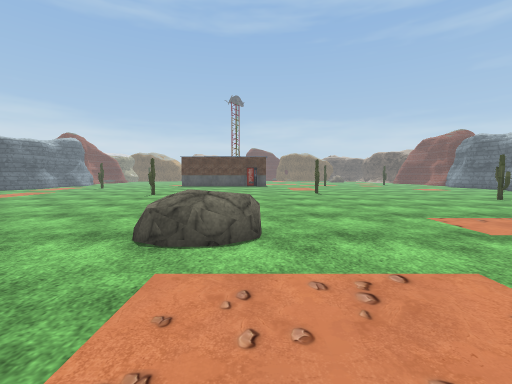
view 1 (above)

24 first-person views from a walk through a 3-D level made in the Unity game engine. The camera is 1.2 m above the floor, tilts 4° down and sees 90° across. The floor is counted in squares, 1 m on a side. Each view is taken from the middle of a square. On the plan, view 1 faces up. The plan holds only what a view shows up to about 12 squares ahead; the rest is blank. The place goes on beyond the plan. The player is left out. Some animated figures are not drawn. Door leaves are left out, so doorways stand open. Some surface patterns are stand-ins.

view 2
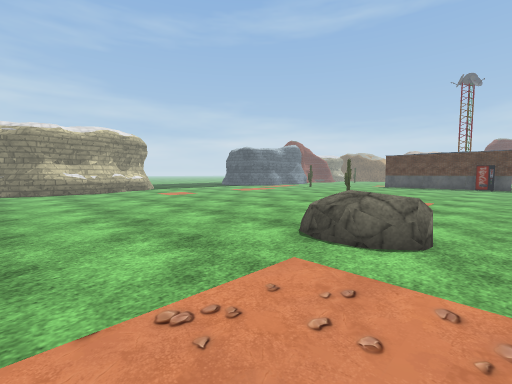

view 3
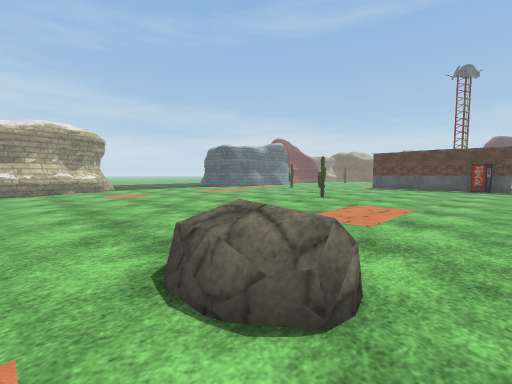

view 4
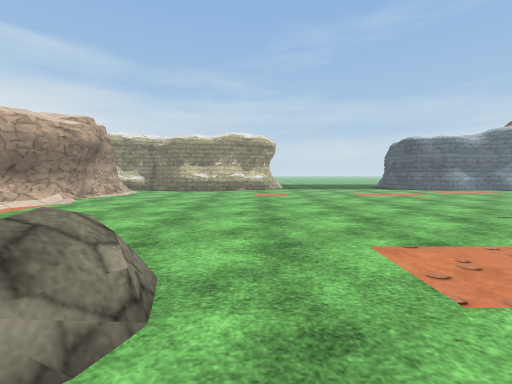

view 5
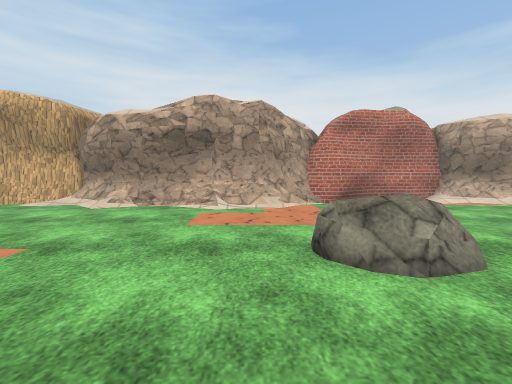

view 6
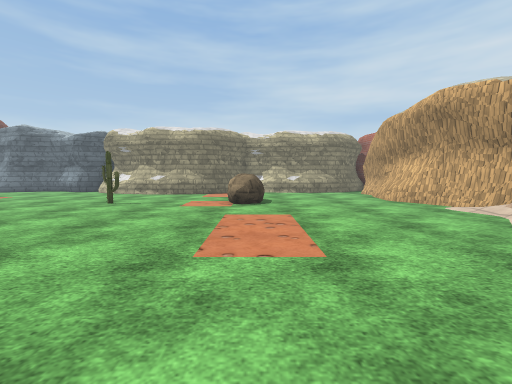

view 7
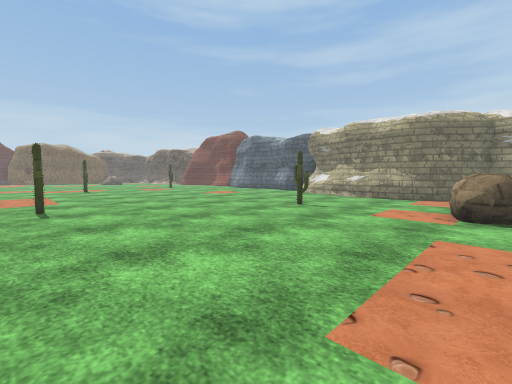

view 8
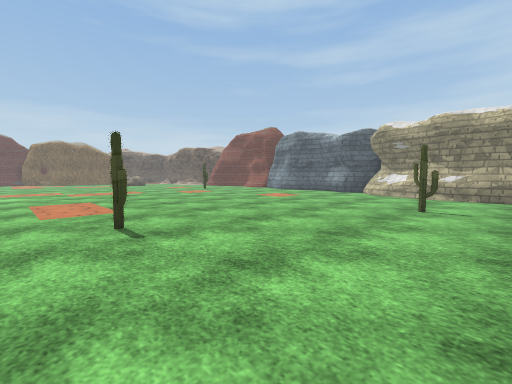

view 9
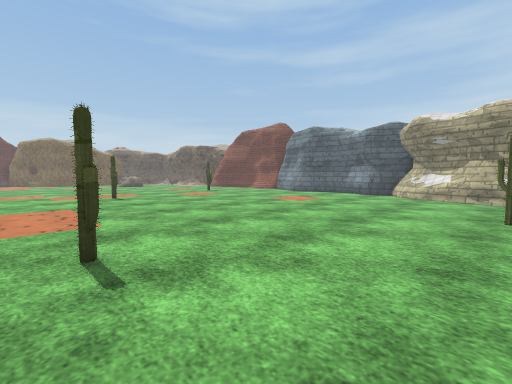

view 10
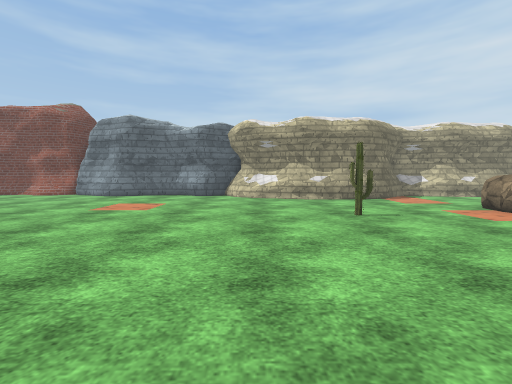

view 11
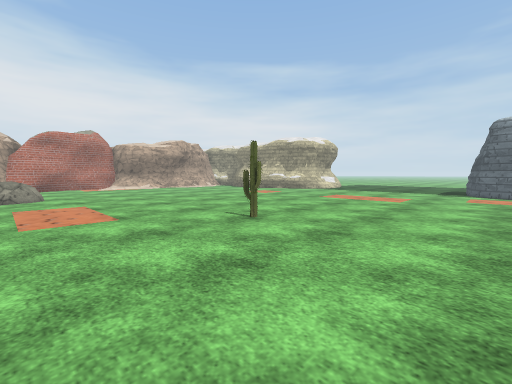

view 12
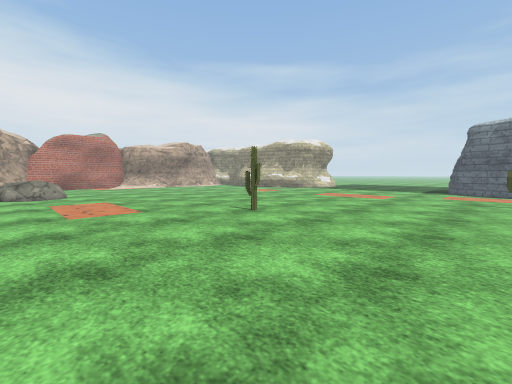

view 13
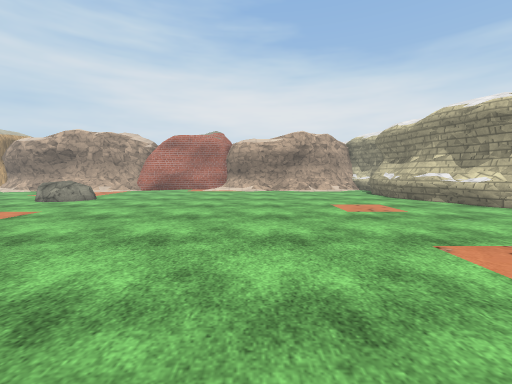

view 14
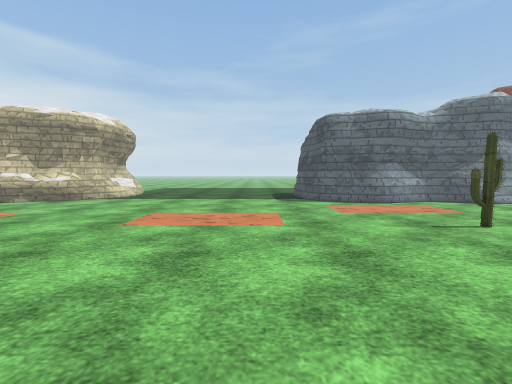

view 15
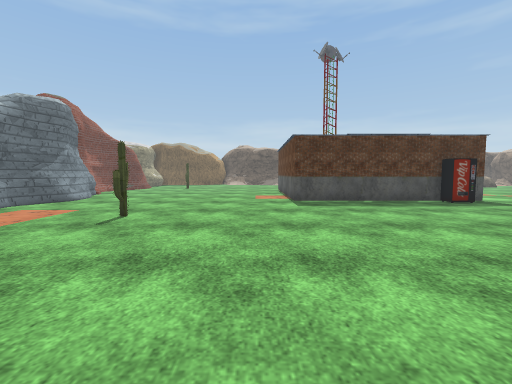

view 16
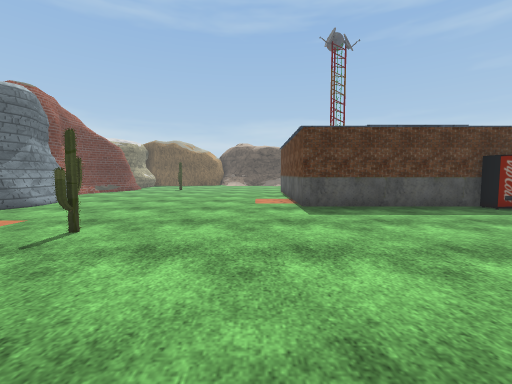

view 17
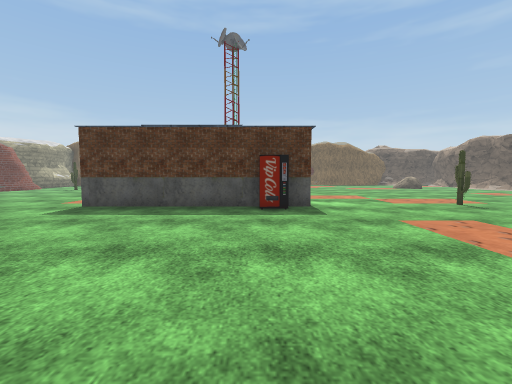

view 18
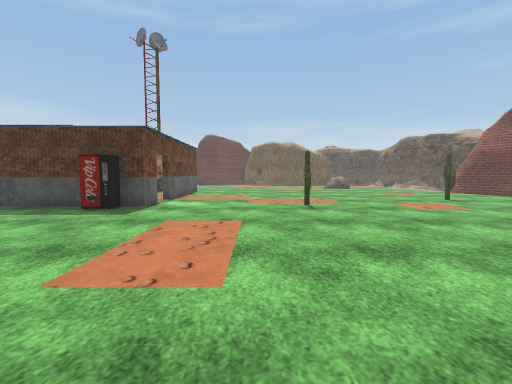

view 19
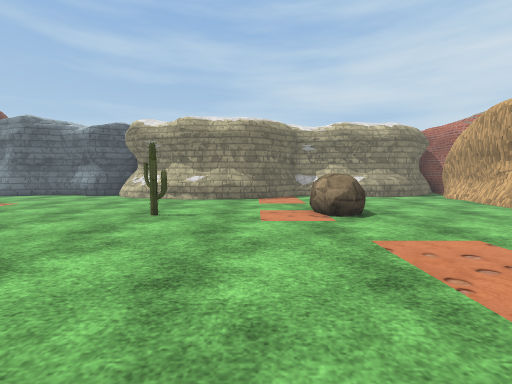

view 20
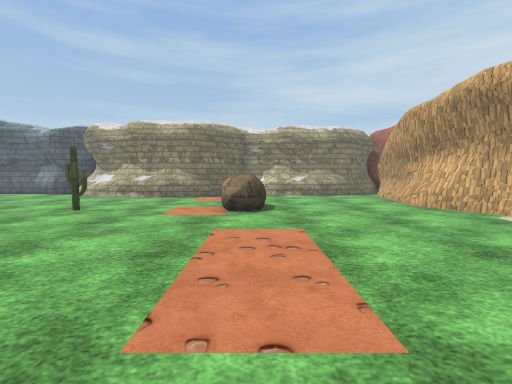

view 21
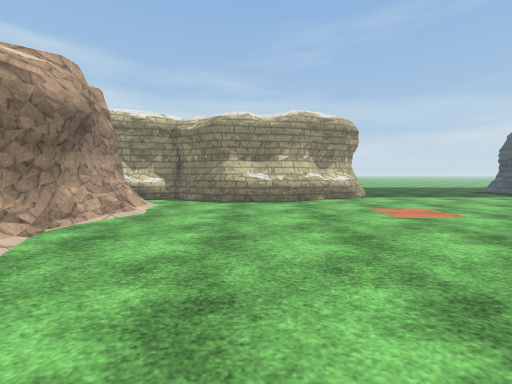

view 22
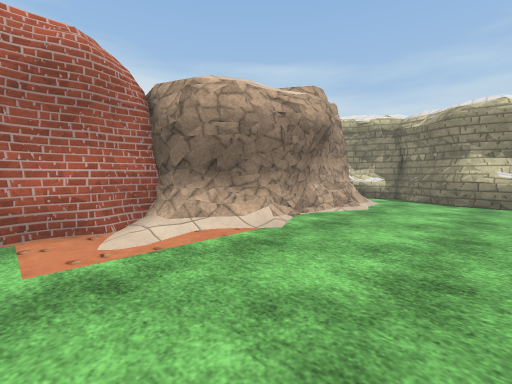

view 23
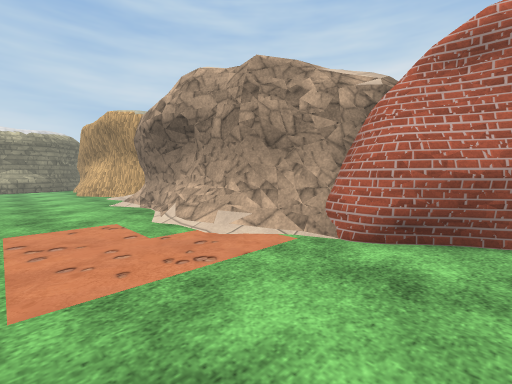

view 24
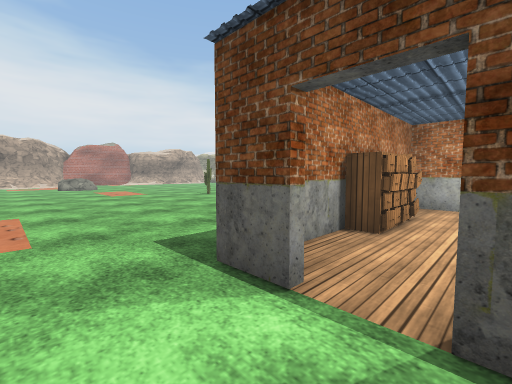

### Floor plan
Key: @ floor where view 1 was taken; # wall or solid block; . floor; / step, stairs or slope; D open door; = window, fence, low wall or low ledge; C cactus; R rock; A cabinet; O other object.
Columns run from 19 left of view 1 to 16 right of it. Each row starts with its distance up from view 1.
 28  # .........      ..#............C..
 27  # .........#.......D...............
 26  #=.........#..AAA..#.....C.........
 25  #..........#######O#...............
 24 ##..................................
 23 ##..................................
 22  #..................................
 21  #....C.............................
 20  #..................................
 19 ##..................................
 18 ....................................
 17 ....................................
 16 .......................C............
 15 .............C......................
 14 ....................................
 13 ...................................=
 12 ..............................CC...=
 11 ...................................#
 10 ...................................#
  9 ....................................
  8 #...................................
  7 #=............................RRR...
  6 ##...............RR...........RR ...
  5  ##..............RRR................
  4  ##................................
  3  ##.................................
  2  ##.................................
  1  ##.................................
  0 ##.................@///.........==..
 -1  #.////............########//.######
 -2  #=#########/...####      #####
 -3  #        #########

Positions as (right, up) in squares from view 1, and headings:
1: (0, 0), facing up
2: (1, 0), facing up-left
3: (1, 3), facing up-left
4: (1, 7), facing left
5: (1, 9), facing down
6: (1, 6), facing right
7: (3, 6), facing up-right
8: (2, 10), facing up-right
9: (3, 12), facing up-right
10: (4, 15), facing right
11: (-1, 20), facing down-left
12: (0, 21), facing down-left
13: (-10, 17), facing down
14: (-7, 16), facing left
15: (-9, 14), facing up
16: (-9, 16), facing up
17: (-1, 16), facing up
18: (5, 16), facing up
19: (4, 9), facing right
20: (3, 6), facing right
21: (-6, 3), facing left
22: (-5, 3), facing down-left
23: (-4, 3), facing down-right
24: (3, 28), facing down-left
